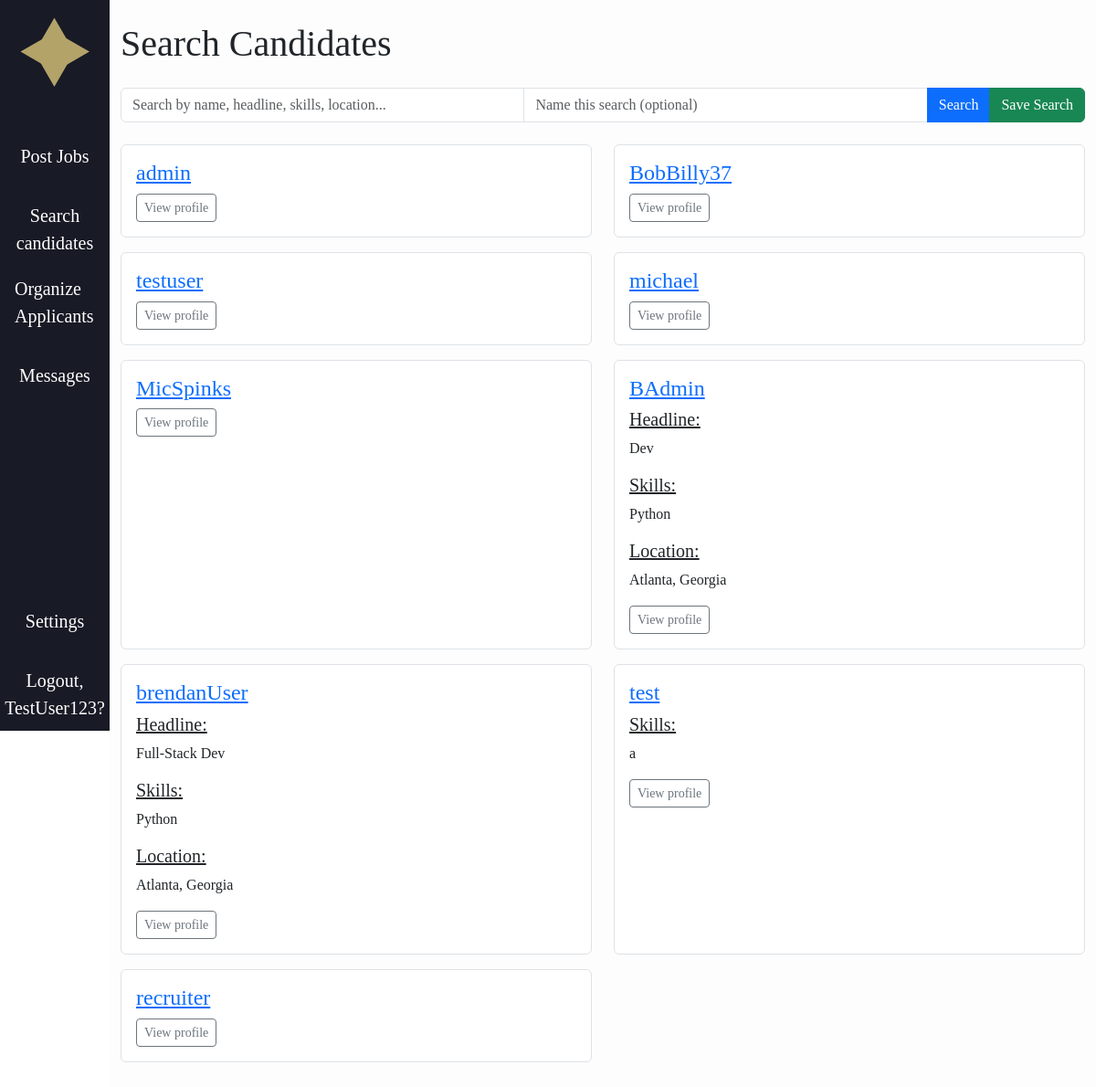
Page /recruiter/searchcandidates (signed in) on the earlier database version.
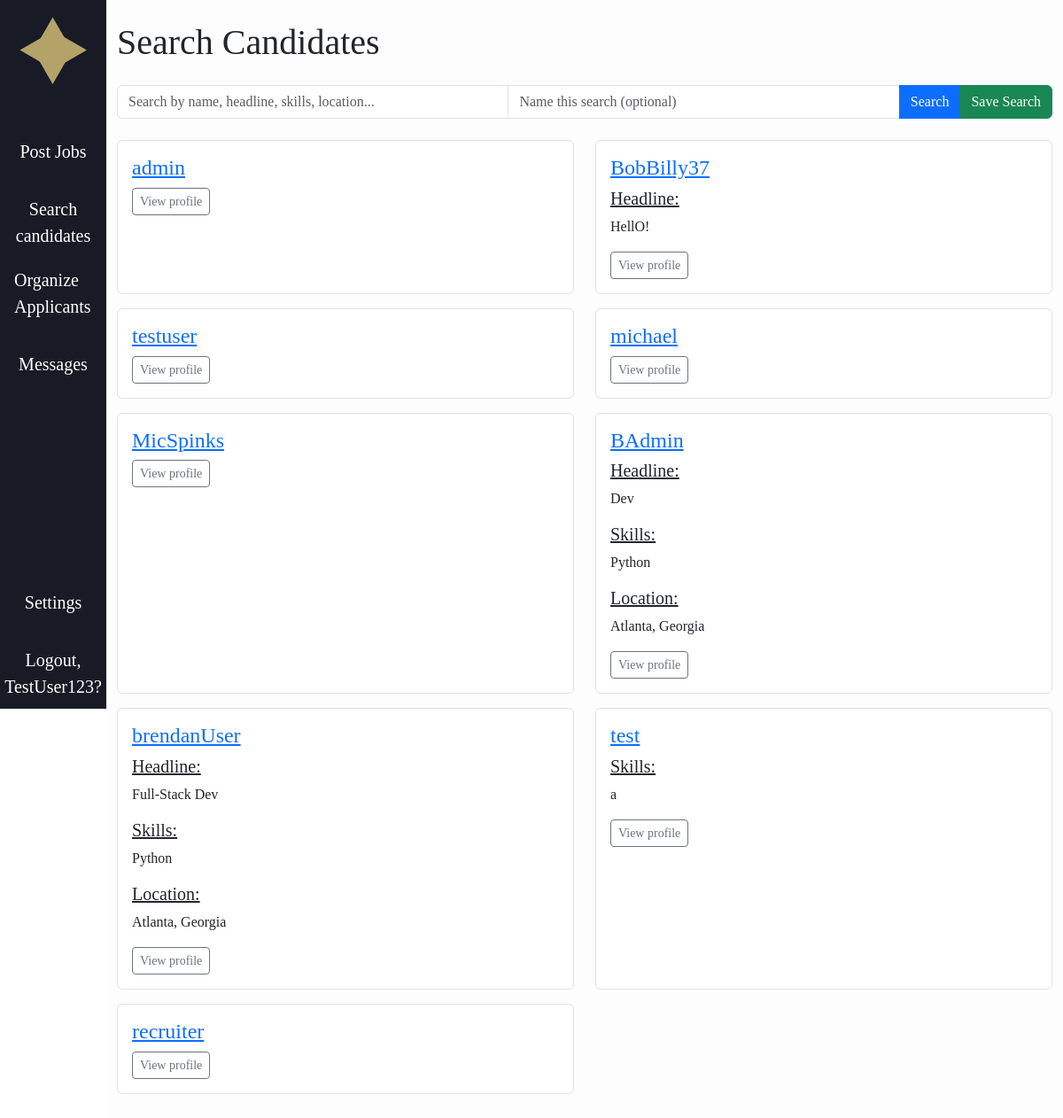
Same page on the later database version.
### accounts/models.py (models this page shows, shortened)
class CustomUser(AbstractUser):
    ROLE_CHOICES = (
        ("recruiter", "Recruiter"),
        ("user", "User"),
    )
    role = models.CharField(max_length=20, choices=ROLE_CHOICES, default="user")
    fname = models.CharField(max_length=30, blank=True, default='')
    lname = models.CharField(max_length=30, blank=True, default='')
    headline = models.CharField(max_length=255, blank=True, default='')
    skills = models.TextField(blank=True, default='')
    education = models.TextField(blank=True, default='')
    work_experience = models.TextField(blank=True, default='')
    location = models.CharField(max_length=255, blank=True, default='')
    links = models.TextField(blank=True, default='')
    show_headline = models.BooleanField(default=True)
    show_skills = models.BooleanField(default=True)
    show_education = models.BooleanField(default=True)
    show_work_experience = models.BooleanField(default=True)
    show_location = models.BooleanField(default=True)
    show_links = models.BooleanField(default=True)

### Rhome/views.py (the view, shortened to what this page needs)
# urls.py: path('searchcandidates', views.searchcandidates, name='Rhome.searchcandidates'),
def searchcandidates(request):
    User = get_user_model()
    query = request.GET.get('q', '').strip()
    save_search_name = request.GET.get('save_search', '').strip()
    action = request.GET.get('action', '').strip()
    candidates = User.objects.filter(role='user')
    saved_searches = SavedSearch.objects.filter(user=request.user).order_by('-created_at')
    return render(request, 'Rhome/searchcandidates.html', {
        'candidates': candidates,
        'query': query,
        'saved_searches': saved_searches,
    })

### jobble/context_processors.py (called while the page is built)
def user_template(request):
    if request.user.is_authenticated:
        if request.user.is_superuser:
            return {"base_template": "baseA.html"}   # special admin template
        elif getattr(request.user, "role", "").lower() == "recruiter":
            return {"base_template": "baseR.html"}   # recruiter template
        else:
            return {"base_template": "base.html"}    # regular user
    return {"base_template": "base.html"}           # default for anonymous users

### Rhome/templates/Rhome/searchcandidates.html (shortened to what this page needs)
{% extends base_template %}
{% load static %}
{% block content %}
<div class="container py-4">
	<h1 class="mb-4">Search Candidates</h1>
	<form method="get" class="mb-4">
		<div class="input-group">
			<input name="q" value="{{ query }}" class="form-control" placeholder="Search by name, headline, skills, location...">
			<input type="text" name="save_search" class="form-control" placeholder="Name this search (optional)">
			<button class="btn btn-primary" type="submit" name="action" value="search">Search</button>
			<button class="btn btn-success" type="submit" name="action" value="save">Save Search</button>
		</div>
	</form>
	{% if candidates %}
		<div class="row">
			{% for c in candidates %}
			<div class="col-md-6 mb-3">
				<div class="card h-100">
					<div class="card-body">
						<h4 class="card-title"><a href="{% url 'accounts.profile_detail' c.username %}">{{ c.username }}</a></h4>
						{% if c.show_headline and c.headline %}
						<h5><u>Headline:</u></h5>
						<p>{{ c.headline }}</p>
						{% endif %}
						{% if c.show_skills and c.skills %}
						<h5><u>Skills:</u></h5>
						<p>{{ c.skills|linebreaksbr }}</p>
						{% endif %}
						{% if c.show_location and c.location %}
						<h5><u>Location:</u></h5>
						<p>{{ c.location }}</p>
						{% endif %}
						<a href="{% url 'accounts.profile_detail' c.username %}" class="btn btn-outline-secondary btn-sm">View profile</a>
					</div>
				</div>
			</div>
			{% endfor %}
		</div>
	{% else %}
		<div class="alert alert-info">No candidates found.</div>
	{% endif %}
</div>
{% endblock content %}

Differences in the rows shown:
changed CustomUser "BobBilly37": headline (not shown) → "HellO!"
